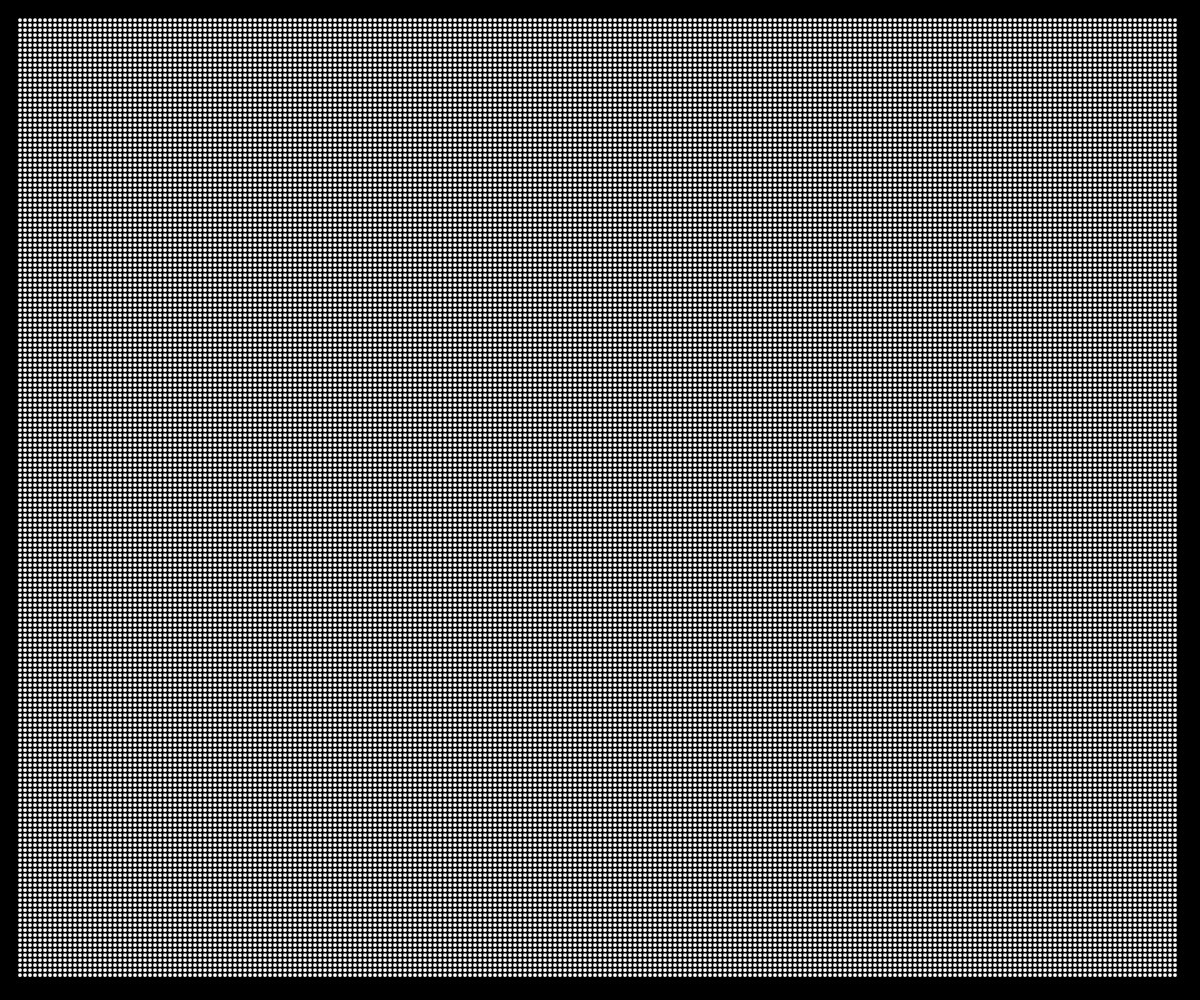
Frame 1 (no input)
Frame 60 (no input): identical to frame 1, image omitted
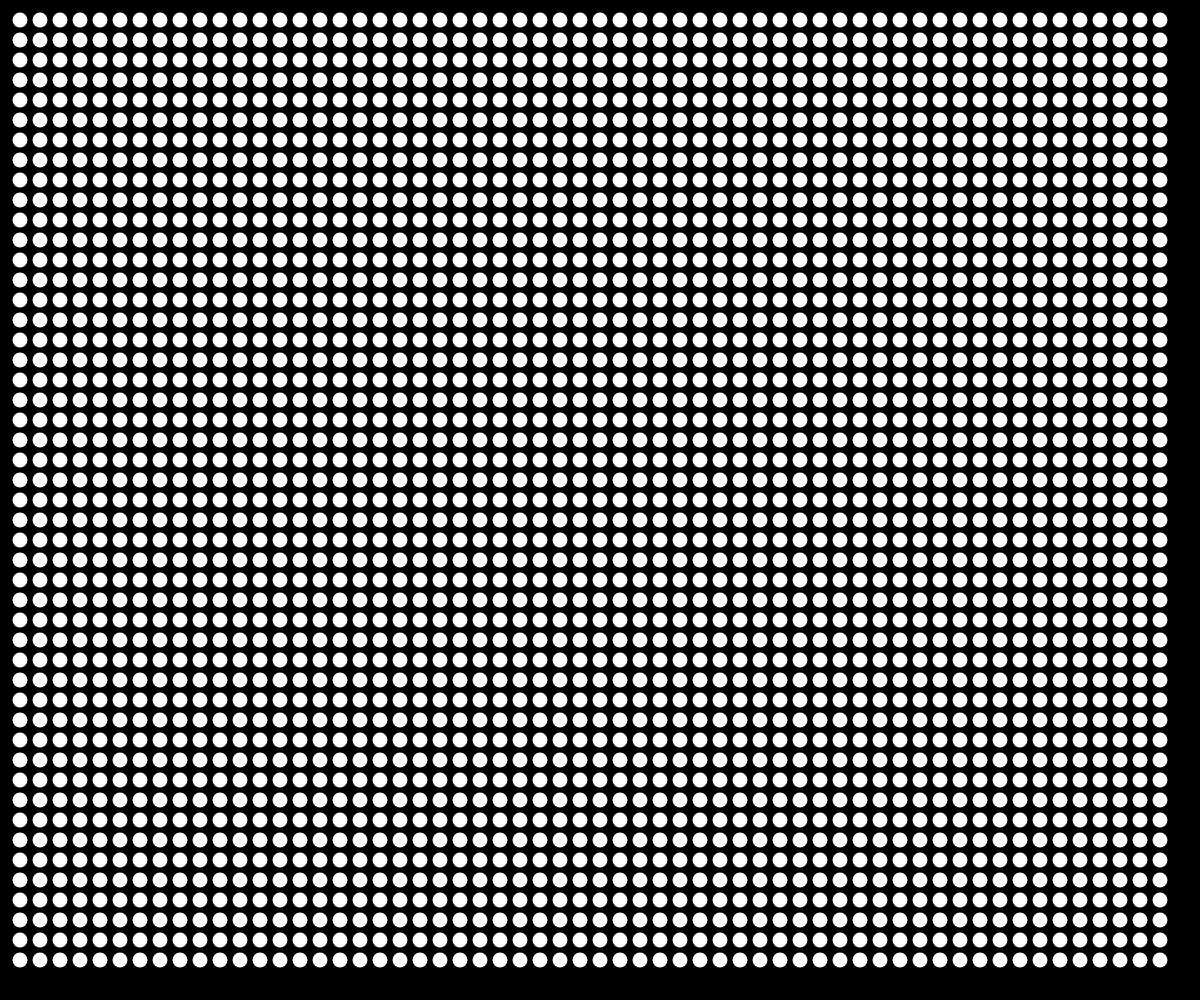
Frame 120 (the mouse pressed at the canvas centre since frame 60)

The p5.js sketch that drew these frames (run headless with seeded random() and noise() and a simulated clock; from frame 60 on, the mouse is pressed at the canvas centre):

// p5.js sketch
// ── sketch.js
/**

   Trama 2D ajustable al mouse

*/

var m = 20; // margen;
var inc = 5;

function setup() {
  createCanvas(windowWidth, windowHeight);
  noStroke();
  ellipseMode(CENTER);
}


function draw() {
  background(0);
  inc = map(mouseX, 0, width, 5, 35);
  for (var y = m; y < height - m; y += inc) {
    for (var x = m; x < width - m; x += inc) {
      ellipse(x, y, inc * .75, inc * .75);
    }
  }
}
